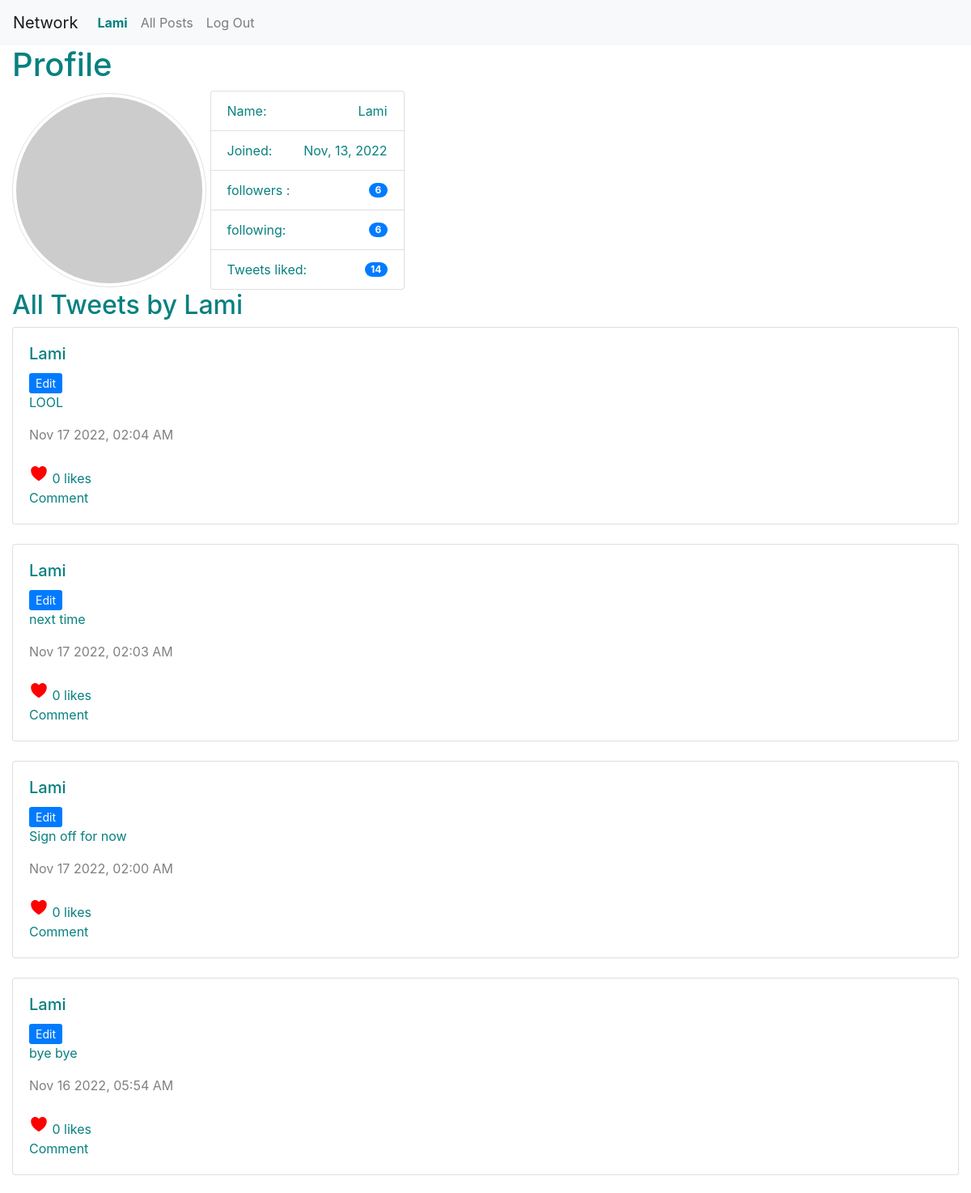
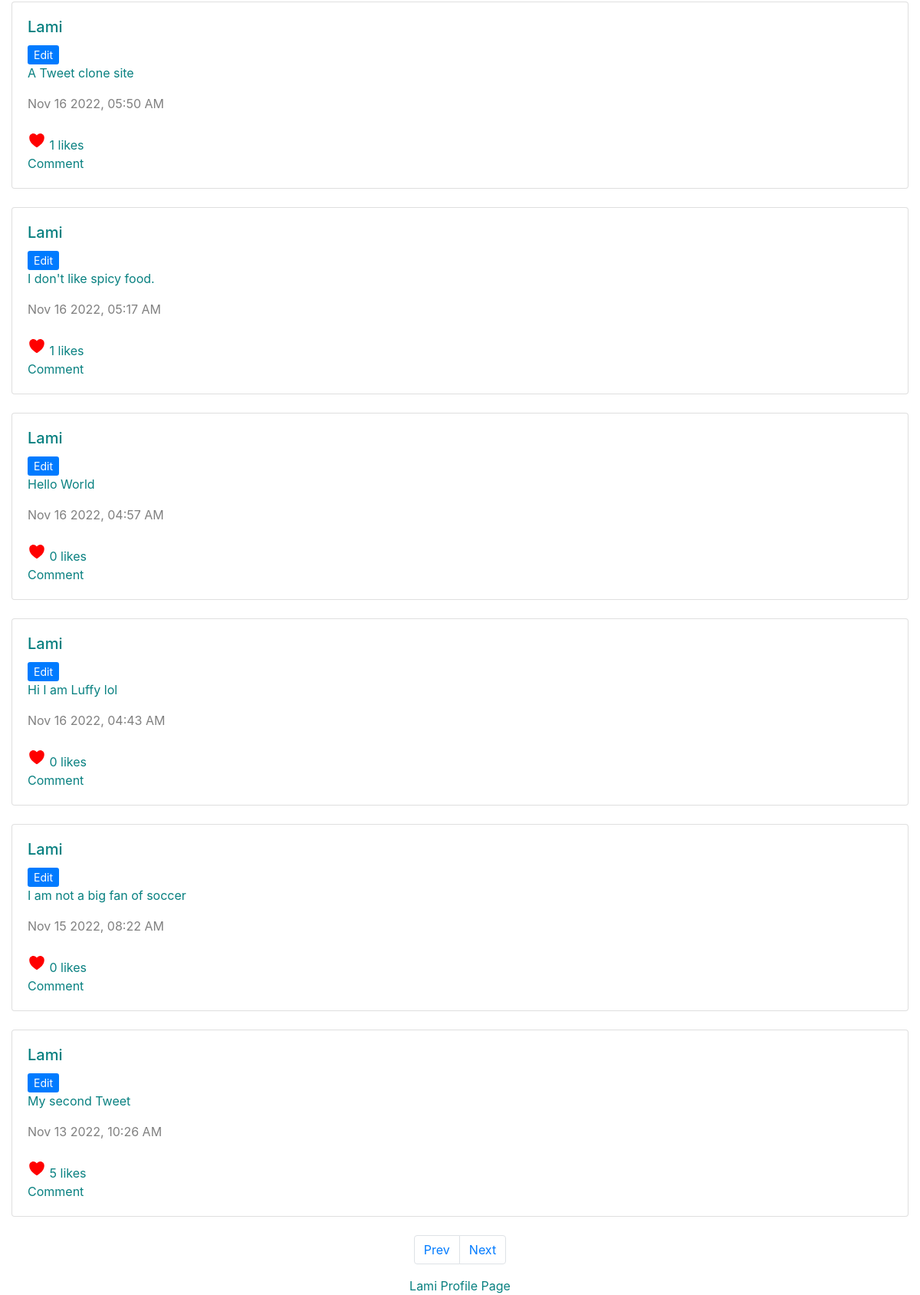
Page /profile/Lami (signed in) on the committed database (2 pictures, top to bottom).
### network/models.py (models this page shows, shortened)
class User(AbstractUser):
    def __str__(self):
        return f'{self.username}'

class UserPost(models.Model):
    author = models.ForeignKey(User, on_delete=models.CASCADE, related_name="userposts", null=False)
    content = models.TextField(verbose_name="Post", default="", max_length=2048, null=False)
    timestamps = models.DateTimeField(auto_now_add=True)
    user_likes = models.ManyToManyField("User", related_name="liked_posts", null=True)
    def serialize(self):
        return {
            "id": self.id,
            "author": self.author.username,
            "content": self.content,
            "timestamps": self.timestamps.strftime("%b %d %Y, %I:%M %p"),
            "user_likes": self.user_likes.all().count(),
        }

### network/views.py (the view)
# urls.py: path("profile", views.user_profile, name="profile"),
def user_profile(request, profile_name):
    profiler = User.objects.get(username=profile_name)
    print(User._meta.get_fields())
    profile_posts = profiler.userposts.all()
    profile_posts = profile_posts.order_by("-timestamps").all()
    profile_posts = [post.serialize() for post in profile_posts]
    followed = profiler.followed.all()
    followers = profiler.followings.all()
    num_followed = Following.objects.all().filter(followers=profiler.pk)
    num_followers = sum([True for name in followers])
    paginator = Paginator(profile_posts, 10) # Show 10 post per page.
    page_number = request.GET.get('page')
    page_obj = paginator.get_page(page_number)
    print(page_obj.has_next())
    return render(request, 'network/profile.html', {
        'profile_users' : profiler,
        'posts': page_obj,
        'followers': list(str(followed).split(' '))[2] if followed else "0",
        'followed': num_followers,
        'liked_tweets': profiler.liked_posts.all().count(),
        })

### network/models.py (called while the page is built)
    def __repr__(self):
        num = int(sum([True for n in self.followers.all()]))
        return f' {num} followers'

### network/templates/network/profile.html (shortened to what this page needs)
{% extends "network/layout.html" %}
{% load static %}
{% block body %}
<div><h1> Profile </h1>
    <img src="https://robohash.org/23.238.193.4.png" style="width:20vw; display: inline-block;" class="img-fluid img-thumbnail rounded-pill" alt="Responsive image"/>
<ul class="list-group"  style="width:20vw; display: inline-block; vertical-align:middle;">
<li class="list-group-item d-flex justify-content-between align-items-center">
  Name:
    <span class="text" id="username"> {{ profile_users.username  }}</span>
  </li>
   <li class="list-group-item d-flex justify-content-between align-items-center">
      Joined:
    <span class="text-capitalize text-wrap">{{ profile_users.date_joined|date:"M, d, Y" }}</span>
  </li>
  <li class="list-group-item d-flex justify-content-between align-items-center">
     followers :
    <span id="countbadge" class="badge badge-primary badge-pill">{{ followers }}</span>
  </li>
  <li class="list-group-item d-flex justify-content-between align-items-center">
  following:
    <span class="badge badge-primary badge-pill">{{ followed }}</span>
  </li>
    <li class="list-group-item d-flex justify-content-between align-items-center">
  Tweets liked:
    <span class="badge badge-primary badge-pill">{{ liked_tweets }}</span>
  </li>
</ul>
</div>
<h2 id="title_page"> All Tweets by {{ profile_users.username }}</h2>
<div id="posts-section">
	{% for post in posts%}
	 <div class="card">
      <div class="card-body tweetsdiv" data-tweets="{{ post.id }}">
        <h5 class="card-title"> {{ post.author }} </h5>
        {% if user.pk == profile_users.pk %}
        <a href="#" class="card-link btn-sm btn-primary editButton"  data-post="{{ post.id }}"  role='button'> Edit </a>
        {% endif %}
        <p class="card-text" id="{{ post.id }}"> {{ post.content }} </p>
    	<span style=color:grey;> {{ post.timestamps }} </span> <br/>
    	<br/>
        <span href="#" class="card-link"> <ion-icon name="heart" id="{{ post.id }}box" aria-pressed="false"></ion-icon></span> <span id="{{ post.id }}post"> {{ post.user_likes }} likes <br/> Comment</span>
      </div>
    </div>
    {% empty %}
    No Post yet
	{% endfor %}
</div>
  <nav aria-label="Page navigation example">
  <ul class="pagination justify-content-center" id="page-number">
    <li class="page-item" >
      <a class="page-link" href="#" tabindex="-1" aria-disabled="true">Prev</a>
    </li>
    <li class="page-item">
      <a class="page-link" href="#">Next</a>
    </li>
  </ul>
</nav>
{% endblock %}
{% block footer %}
<footer>{{profile_users.username}} Profile Page </footer>
{% endblock %}

### network/templates/network/layout.html (shortened to what this page needs)
{% load static %}
<!DOCTYPE html>
<html lang="en">
    <head>
        <link rel="stylesheet" href="https://stackpath.bootstrapcdn.com/bootstrap/4.4.1/css/bootstrap.min.css">
        <link href="{% static 'network/styles.css' %}" rel="stylesheet">
    </head>
    <body>
        <nav class="navbar navbar-expand-lg navbar-light bg-light">
            <a class="navbar-brand" href="#">Network</a>
            <div>
              <ul class="navbar-nav mr-auto">
                {% if user.is_authenticated %}
                    <li class="nav-item">
                        <a class="nav-link" data-page="profile" href="{%  url 'profile_id' user.username %}"><strong id="username" >{{ user.username }}</strong></a>
                    </li>
                {% endif %}
                <li class="nav-item">
                  <a class="nav-link" id="all" data-page="all" href="{% url 'index' %}">All Posts</a>
                </li>
                {% if user.is_authenticated %}
                    <li class="nav-item">
                        <a class="nav-link" href="{% url 'logout' %}">Log Out</a>
                    </li>
                {% endif %}
              </ul>
            </div>
          </nav>
        <div class="body container-fluid">
            {% block body %}
            {% endblock %}
        </div>
           {% block footer %}
            {% endblock  %}
    </body>
</html>

### network/static/network/styles.css (style rules this page uses)
* { color: #088080; }
.card { margin-bottom: 1.5em; }
span ion-icon { font-size: 1.5rem; color: red; }
footer { text-align: center; }

### rows in the picture
User: username "Lami", date_joined "Nov, 13, 2022", author "Lami" "Lami" "Lami" "Lami" "Lami" "Lami" "Lami" "Lami" "Lami" "Lami"
UserPost: content "LOOL"
UserPost: content "next time"
UserPost: content "Sign off for now"
UserPost: content "bye bye"
UserPost: content "A Tweet clone site"
UserPost: content "I don't like spicy food."
UserPost: content "Hello World"
UserPost: content "Hi I am Luffy lol"
UserPost: content "I am not a big fan of soccer"
UserPost: content "My second Tweet"

### other values in the picture
{{ followers }} "6"
{{ followed }} "6"
{{ liked_tweets }} "14"
{{ post.timestamps }} "Nov 17 2022, 02:04 AM" "Nov 17 2022, 02:03 AM" "Nov 17 2022, 02:00 AM" "Nov 16 2022, 05:54 AM" "Nov 16 2022, 05:50 AM" "Nov 16 2022, 05:17 AM" "Nov 16 2022, 04:57 AM" "Nov 16 2022, 04:43 AM" "Nov 15 2022, 08:22 AM" "Nov 13 2022, 10:26 AM"
{{ post.user_likes }} "0" "0" "0" "0" "1" "1" "0" "0" "0" "5"
